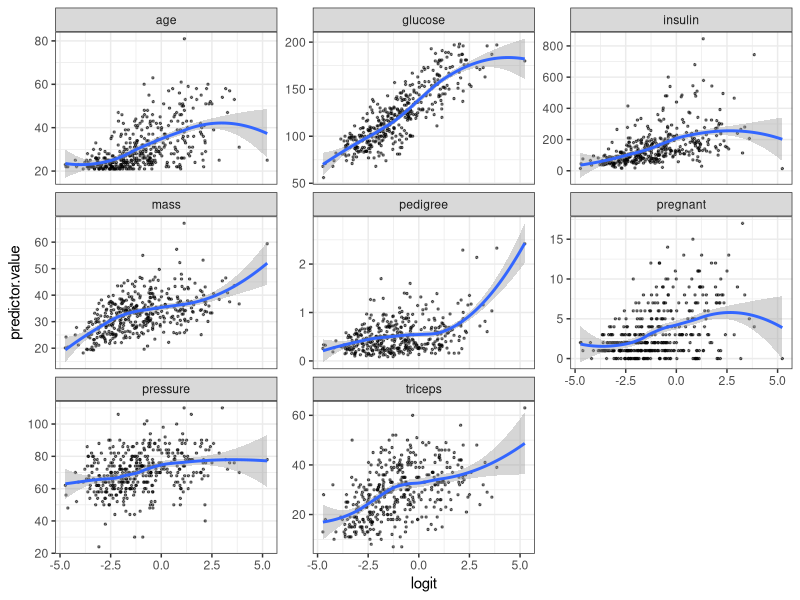
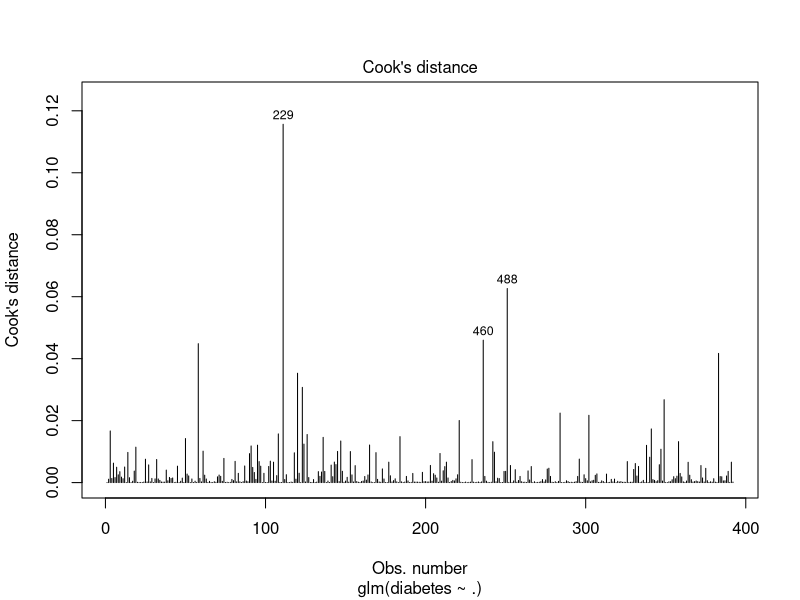
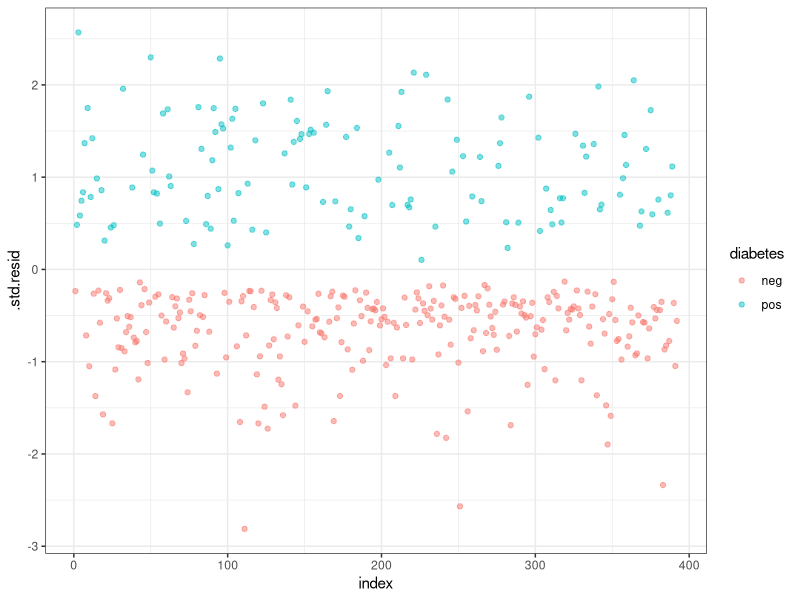

Reproduce these figures in R, in order.
#http://www.sthda.com/english/articles/36-classification-methods-essentials/148-logistic-regression-assumptions-and-diagnostics-in-r/

# The logistic regression method assumes that:
#   
#   The outcome is a binary or dichotomous variable like yes vs no, positive vs negative, 1 vs 0.
# There is a linear relationship between the logit of the outcome and each predictor variables. Recall that the logit function is logit(p) = log(p/(1-p)), where p is the probabilities of the outcome (see Chapter @ref(logistic-regression)).
# There is no influential values (extreme values or outliers) in the continuous predictors
# There is no high intercorrelations (i.e. multicollinearity) among the predictors.

library(tidyverse)
library(broom)
theme_set(theme_classic())

#Building a logistic regression model Fri Oct 09 05:37:47 2020----------

##predicting the probability of diabetes test positivity
# Load the data
data("PimaIndiansDiabetes2", package = "mlbench")
PimaIndiansDiabetes2 <- na.omit(PimaIndiansDiabetes2)
# Fit the logistic regression model
model <- glm(diabetes ~., data = PimaIndiansDiabetes2, 
             family = binomial)
# Predict the probability (p) of diabete positivity
probabilities <- predict(model, type = "response")
predicted.classes <- ifelse(probabilities > 0.5, "pos", "neg")
head(predicted.classes)


##Linearity assumption----

#check the linear relationship between 
#continuous predictor variables and the logit of the outcome
## scatter plot between each predictor and the logit values
##Remove qualitative variables from the original data

# Select only numeric predictors
mydata <- PimaIndiansDiabetes2 %>%
  dplyr::select_if(is.numeric) 
predictors <- colnames(mydata)
# Bind the logit and tidying the data for plot
mydata <- mydata %>%
  mutate(logit = log(probabilities/(1-probabilities))) %>%
  gather(key = "predictors", value = "predictor.value", -logit)

##Create the scatter plots
ggplot(mydata, aes(logit, predictor.value))+
  geom_point(size = 0.5, alpha = 0.5) +
  geom_smooth(method = "loess") + 
  theme_bw() + 
  facet_wrap(~predictors, scales = "free_y")


#Influential values Fri Oct 09 05:56:35 2020----------
##visualizing the Cook’s distance values
plot(model, which = 4, id.n = 3)

##standardized residual error can be inspected. 
##Data points with an absolute standardized residuals above 3 
##represent possible outliers and may deserve closer attention.

## standardized residuals (.std.resid) and the Cook’s distance (.cooksd)

# Extract model results
model.data <- augment(model) %>% 
  mutate(index = 1:n()) 

## top 3 largest values, according to the Cook’s distance
model.data %>% top_n(3, .cooksd)

##Plot the standardized residuals:
ggplot(model.data, aes(index, .std.resid)) + 
  geom_point(aes(color = diabetes), alpha = .5) +
  theme_bw()

##Filter potential influential data points
model.data %>% 
  filter(abs(.std.resid) > 3)

# 
# When you have outliers in a continuous predictor, potential solutions include:
#   
#   Removing the concerned records
# Transform the data into log scale
# Use non parametric methods

#Multicollinearity Fri Oct 09 05:59:47 2020----------

##data contain highly correlated predictor variables
# removing the concerned variables
car::vif(model)

## a VIF value that exceeds 5 or 10 indicates a problematic amount of collinearity
